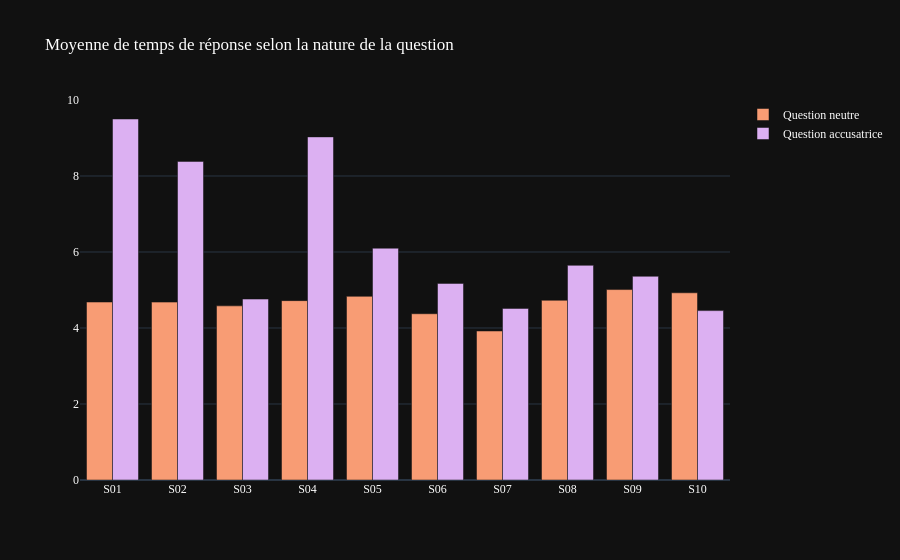

Here is the notebook cell this chart was saved with:
### Code cell
fig = go.Figure(data=[
    go.Bar(name='Question neutre', x=df_answers['id_suspect'], y=df_answers['ms_neutral_mean'],  marker_color=palette[2]),
    go.Bar(name='Question accusatrice', x=df_answers['id_suspect'], y=df_answers['ms_accusatory_mean'],  marker_color=palette[3])
])

fig.update_layout(barmode='group', template=THEME, title="Moyenne de temps de réponse selon la nature de la question")
fig.show()

### Figure 1 — Plotly figure (JSON) as saved in the notebook; plotly's stock layout.template omitted (floating-point values rounded to 4 significant figures)
{"data": [{"marker": {"color": "rgb(248, 156, 116)"}, "name": "Question neutre", "type": "bar", "x": ["S01", "S02", "S03", "S04", "S05", "S06", "S07", "S08", "S09", "S10"], "y": [4.683, 4.681, 4.583, 4.72, 4.833, 4.375, 3.921, 4.729, 5.011, 4.926]}, {"marker": {"color": "rgb(220, 176, 242)"}, "name": "Question accusatrice", "type": "bar", "x": ["S01", "S02", "S03", "S04", "S05", "S06", "S07", "S08", "S09", "S10"], "y": [9.5, 8.385, 4.761, 9.029, 6.1, 5.174, 4.516, 5.649, 5.361, 4.457]}], "layout": {"barmode": "group", "title": {"text": "Moyenne de temps de réponse selon la nature de la question"}}}
